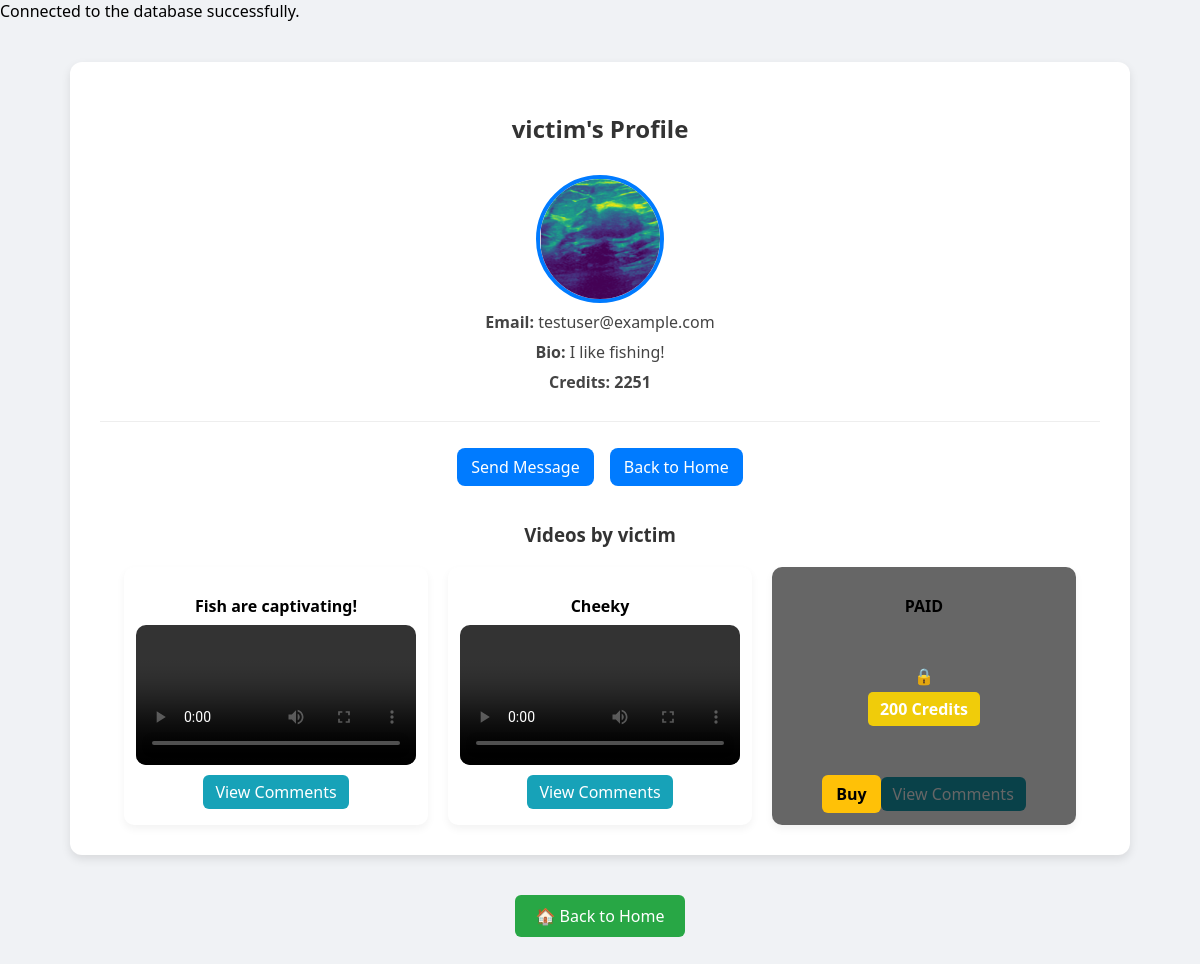
The page /social_streaming/profile.php?id=1 (signed in) on the database its author committed.
### tables this page shows
CREATE TABLE `users` (
  `id` int(11) NOT NULL,
  `username` varchar(50) NOT NULL,
  `email` varchar(100) NOT NULL,
  `password` varchar(255) NOT NULL,
  `bio` text DEFAULT NULL,
  `profile_picture` varchar(255) DEFAULT NULL,
  `stream_video` varchar(255) DEFAULT NULL,
  `credits` int(11) DEFAULT 0,
  `name` varchar(100) DEFAULT NULL,
  `country` varchar(100) DEFAULT NULL,
  `subscription_type` varchar(50) DEFAULT NULL,
  `preferred_genre` varchar(50) DEFAULT NULL,
  `last_login` date DEFAULT NULL,
  `mfa_secret` varchar(255) DEFAULT NULL
);

CREATE TABLE `videos` (
  `id` int(11) NOT NULL,
  `user_id` int(11) NOT NULL,
  `title` varchar(255) NOT NULL,
  `description` text DEFAULT NULL,
  `filename` varchar(255) NOT NULL,
  `upload_date` timestamp NOT NULL DEFAULT current_timestamp(),
  `file_path` varchar(255) NOT NULL,
  `uploaded_at` timestamp NOT NULL DEFAULT current_timestamp(),
  `price_in_credits` int(11) NOT NULL DEFAULT 0,
  `is_live` tinyint(1) DEFAULT 0
);

### social_streaming/profile.php (the view, shortened to what this page needs)
<?php
include "db.php";
$user_id = $_SESSION['user_id'];
$view_user_id = isset($_GET['id']) ? $_GET['id'] : $user_id;
$query = "SELECT username, email, bio, profile_picture, credits FROM users WHERE id = ?";
$stmt = $conn->prepare($query);
$stmt->bind_param("i", $view_user_id);
$stmt->execute();
$stmt->bind_result($username, $email, $bio, $profile_picture, $credits);
$is_own_profile = ($view_user_id == $user_id);
$video_query = "SELECT id, title, filename, price_in_credits FROM videos WHERE user_id = ?";
$video_stmt = $conn->prepare($video_query);
$video_stmt->bind_param("i", $view_user_id);
$video_stmt->execute();
$video_stmt->store_result();
$video_stmt->bind_result($video_id, $video_title, $video_filename, $price_in_credits);
$purchased_videos = [];
?>
<!DOCTYPE html>
<html lang="en">
<head>
</head>
<body>
<div class="container">
    <h2><?php echo htmlspecialchars($is_own_profile ? "Your Profile" : $username . "'s Profile"); ?></h2>
    <div class="profile-card">
        <?php if ($profile_picture): ?>
            <img src="uploads/<?php echo htmlspecialchars($profile_picture); ?>" alt="Profile Picture">
        <?php else: ?>
            <p>No profile picture uploaded.</p>
        <?php endif; ?>
        <p><strong>Email:</strong> <?php echo htmlspecialchars($email); ?></p>
        <p><strong>Bio:</strong> <?php echo htmlspecialchars($bio ? $bio : "No bio added yet."); ?></p>
        <p class="credits"><strong>Credits:</strong> <?php echo htmlspecialchars($credits); ?></p>
    </div>
    <div class="profile-links">
        <?php if ($is_own_profile): ?>
            <a href="edit_profile.php">Edit Profile</a>
            <a href="upload_video.php">Upload Video</a>
            <a href="view_videos.php">View Videos</a>
            <a href="logout.php">Logout</a>
        <?php else: ?>
            <a href="send_message.php?to=<?php echo $view_user_id; ?>">Send Message</a>
            <a href="home.php">Back to Home</a>
        <?php endif; ?>
    </div>
    <div class="videos">
        <h3>Videos by <?php echo htmlspecialchars($username); ?></h3>
        <div class="video-grid">
            <?php
            if ($video_stmt->num_rows > 0) {
                while ($video_stmt->fetch()) {
                    echo '<div class="video-item">';
                    echo '<p>' . htmlspecialchars($video_title) . '</p>';
                    if ($price_in_credits == 0) {
                        echo '<video controls>';
                    } else if (in_array($video_id, $purchased_videos)) {
                        echo '<video controls>';
                    } else {
                        echo '<video style="filter: blur(5px); pointer-events: none;">';
                    }
                    echo '<source src="uploads/videos/' . htmlspecialchars($video_filename) . '" type="video/mp4">';
                    echo '</video>';
                    if ($price_in_credits > 0 && !in_array($video_id, $purchased_videos)) {
                        echo '<div class="locked-overlay">🔒<div class="price-tag">' . $price_in_credits . ' Credits</div></div>';
                        echo '<a href="purchase_video.php?video_id=' . $video_id . '" class="purchase-btn">Buy</a>';
                    } elseif (in_array($video_id, $purchased_videos)) {
                        echo '<div class="purchased-overlay">✔ Purchased</div>';
                    }
                    echo '<a href="video_comments.php?id=' . $video_id . '" class="view-comments-btn">View Comments</a>';
                    echo '</div>';
                }
            } else {
                echo "<p style='text-align:center;'>No videos uploaded yet.</p>";
            }
            ?>
        </div>
    </div>
</div>
<div style="text-align:center; margin: 30px 0;">
    <a href="home.php" class="home-button">🏠 Back to Home</a>
</div>
</body>
</html>

### social_streaming/profile.php (style rules this page uses)
body { font-family: 'Segoe UI', sans-serif; background-color: #f0f2f5; margin: 0; padding: 0; }
.container { max-width: 1000px; margin: 40px auto; background-color: white; border-radius: 12px; box-shadow: 0 4px 10px rgba(0,0,0,0.1); padding: 30px; }
h2 { text-align: center; margin-bottom: 30px; color: #333; }
.profile-card { text-align: center; border-bottom: 1px solid #eee; padding-bottom: 20px; }
.profile-card img { width: 120px; height: 120px; border-radius: 50%; object-fit: cover; border: 4px solid #007bff; }
.profile-card p { margin: 8px 0; color: #444; }
.credits { font-weight: bold; color: #28a745; }
.profile-links { text-align: center; margin: 20px 0; }
.profile-links a { display: inline-block; margin: 6px; background: #007bff; color: white; padding: 8px 14px; text-decoration: none; border-radius: 8px; font-weight: 500; }
.videos { margin-top: 30px; }
.videos h3 { text-align: center; margin-bottom: 20px; color: #333; }
.video-grid { display: flex; flex-wrap: wrap; justify-content: center; gap: 20px; }
.video-item { background: #fff; padding: 12px; border-radius: 10px; box-shadow: 0 4px 8px rgba(0,0,0,0.05); text-align: center; position: relative; width: 100%; max-width: 280px; flex: 1 1 250px; }
.video-item p { font-weight: bold; margin-bottom: 8px; }
video { width: 100%; height: auto; border-radius: 10px; }
.locked-overlay, .purchased-overlay { position: absolute; top: 0; left: 0; width: 100%; height: 100%; border-radius: 10px; color: white; font-weight: bold; display: flex; flex-direction: column; align-items: center; justify-content: center; pointer-events: none; }
.locked-overlay { background: rgba(0, 0, 0, 0.6); }
.price-tag { background: rgba(255, 215, 0, 0.9); padding: 6px 12px; border-radius: 5px; margin-top: 5px; }
.purchase-btn { background: #ffc107; color: black; padding: 8px 14px; border-radius: 6px; text-decoration: none; font-weight: bold; display: inline-block; margin-top: 10px; z-index: 10; position: relative; }
.view-comments-btn { display: inline-block; margin-top: 10px; background: #17a2b8; color: white; padding: 6px 12px; border-radius: 6px; text-decoration: none; }
.home-button { display: inline-block; padding: 10px 20px; background-color: #28a745; color: white; text-decoration: none; border-radius: 6px; font-weight: 500; transition: background 0.3s ease; }

### rows shown on the page
users: username "victim's Profile", profile_picture (picture), email "testuser@example.com", bio "I like fishing!", credits "2251", username "victim"
videos: title "Fish are captivating!"
videos: title "Cheeky"
videos: title "PAID", price_in_credits "200"
